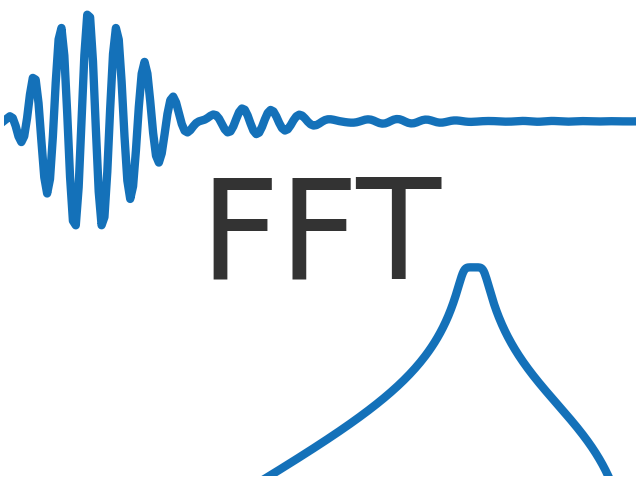

Write Python code to recreate this figure.
# %%
import pyfar as pf
import matplotlib.pyplot as plt

pf.plot.use()
fig, ax = plt.subplots(2, 1, figsize=(6.4, 4.8))

impulse = pf.signals.impulse(1e3)
signal = pf.dsp.filter.butterworth(
    impulse, 3, frequency=(4000, 5000), btype='bandpass')
pf.plot.time_freq(signal, lw=6, ax=[ax[0], ax[-1]])
ax[0].set_xlim(0, 0.005)
ax[0].set_axis_off()
ax[1].set_axis_off()
fig.text(0.5, 0.5, "FFT", fontsize=100, ha='center', va='center')

plt.savefig('thumbnail_fast_fourier_transform.png')